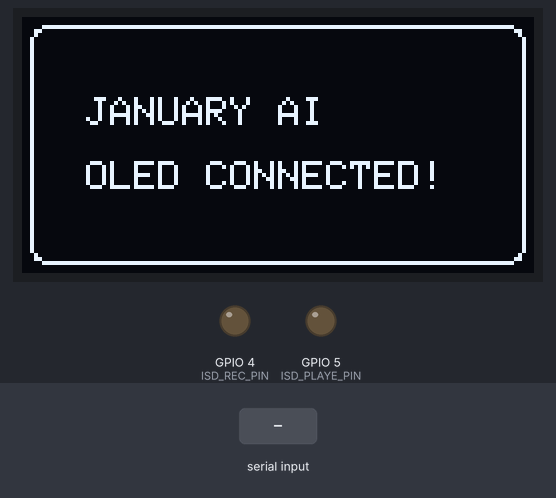
A sketch run on a simulated ESP32. Parts: 128×64 one-colour display, output pins drawn as LEDs (lit = HIGH). The inputs (shaded band) are chosen by the test bench. Random numbers use the default seed unless the sketch sets one; what the sketch prints to the serial monitor is not drawn.

Above: at 1.1 s.
At 3.2 s:
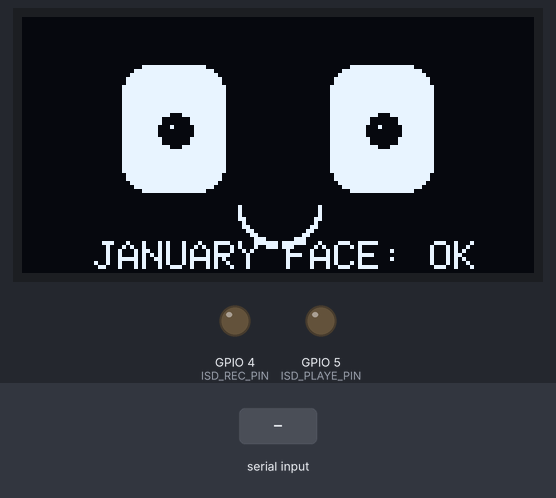
3.3 s: "rec\n" received over Serial
At 6.24 s:
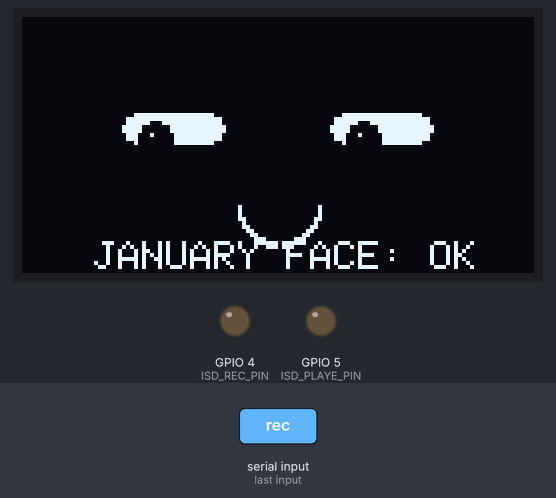
6.3 s: "play\n" received over Serial
At 7.7 s:
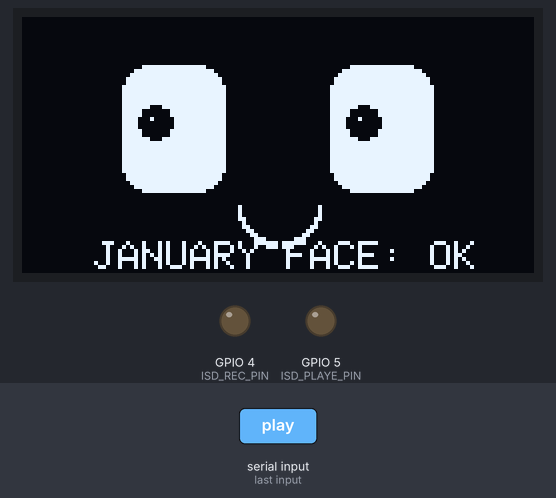
8.0 s: "rec\n" received over Serial
At 9.4 s:
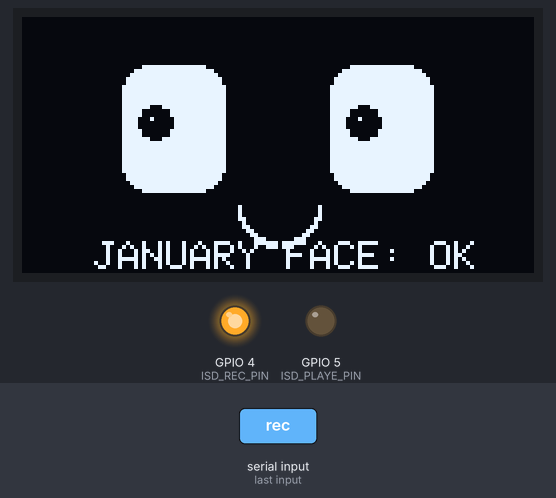
Timing chart, 0 to 12.2 s (numbered marks = the images above; inputs shaded):
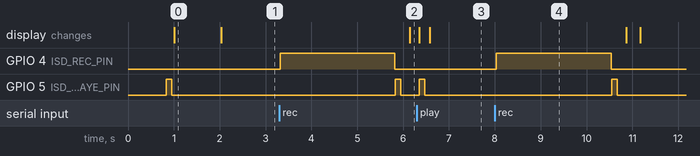

Measured:
- after the input at 3.3 s, GPIO 4 (ISD_REC_PIN): LOW → HIGH at once, → LOW 2.5 s later; GPIO 5 (ISD_PLAYE_PIN): LOW → HIGH after 2.5 s, → LOW 0.12 s later
- after the input at 6.3 s, GPIO 5 (ISD_PLAYE_PIN): LOW → HIGH after 0.05 s, → LOW 0.12 s later
- after the input at 8.0 s, GPIO 4 (ISD_REC_PIN): LOW → HIGH at once, → LOW 2.5 s later; GPIO 5 (ISD_PLAYE_PIN): LOW → HIGH after 2.5 s, → LOW 0.12 s later
- what the display in image 0 shows lasts 1.0 s, from 1.0 s to 2.0 s

The sketch:

Hardware_Quick_Test.ino
```cpp
/**
 * ============================================================================
 *      ⚡ JANUARY AI — STANDALONE OLED FACE & SPEAKER QUICK-TEST SKETCH
 * ============================================================================
 * Complete self-contained single-file diagnostic sketch.
 * No external headers needed. Requires only Adafruit_SSD1306 library.
 *
 * Your OLED Pin Order (GND is Pin 1!):
 * - Pin 1 (GND) ──> ESP32 GND (Breadboard Negative Rail)
 * - Pin 2 (VCC) ──> ESP32 3V3 or 5V (Breadboard Positive Rail)
 * - Pin 3 (SCL) ──> ESP32 GPIO 22 (I2C Clock)
 * - Pin 4 (SDA) ──> ESP32 GPIO 21 (I2C Data)
 *
 * ISD1820 Voice Module:
 * - VCC ──────────> 5V
 * - GND ──────────> GND
 * - REC ──────────> ESP32 GPIO 4
 * - PLAYE ────────> ESP32 GPIO 5
 * ============================================================================
 */

#include <Arduino.h>
#include <Wire.h>
#include <Adafruit_GFX.h>
#include <Adafruit_SSD1306.h>

#define SCREEN_WIDTH   128
#define SCREEN_HEIGHT  64
#define OLED_RESET     -1

#define SDA_PIN        21
#define SCL_PIN        22

#define ISD_REC_PIN    4
#define ISD_PLAYE_PIN  5

Adafruit_SSD1306 display(SCREEN_WIDTH, SCREEN_HEIGHT, &Wire, OLED_RESET);

bool displayInitialized = false;
unsigned long lastScanRetry = 0;

// Eye Geometry
const int16_t leftX  = 38;
const int16_t rightX = 90;
const int16_t eyeY   = 28;
const int16_t eyeW   = 26;
const int16_t eyeH   = 32;

// Animation State
float currentHeight  = 32.0f;
bool isBlinking       = false;
uint8_t blinkStep    = 0;
unsigned long lastBlink = 0;
int8_t gazeX         = 0;
int8_t gazeY         = 0;
unsigned long lastGaze = 0;

void drawEye(int16_t x, int16_t y, int16_t w, int16_t h, int8_t pX, int8_t pY) {
  if (h < 3) {
    display.drawFastHLine(x - w / 2, y, w, SSD1306_WHITE);
    display.drawFastHLine(x - w / 2, y + 1, w, SSD1306_WHITE);
    return;
  }
  int16_t top = y - (h / 2);
  int16_t left = x - (w / 2);
  int16_t r = min((int16_t)7, (int16_t)(h / 2));
  display.fillRoundRect(left, top, w, h, r, SSD1306_WHITE);

  // Pupil Inset
  int16_t pupilX = constrain(x + pX, left + 6, left + w - 6);
  int16_t pupilY = constrain(y + pY, top + 6, top + h - 6);
  display.fillCircle(pupilX, pupilY, 4, SSD1306_BLACK);
  display.drawPixel(pupilX - 1, pupilY - 1, SSD1306_WHITE);
}

void triggerSpeakerPlayback() {
  Serial.println(F("🔊 [Speaker Test] Pulsing GPIO 5 (PLAYE) HIGH... Playing audio through speaker!"));
  digitalWrite(ISD_PLAYE_PIN, LOW);
  delay(10);
  digitalWrite(ISD_PLAYE_PIN, HIGH);
  delay(120);
  digitalWrite(ISD_PLAYE_PIN, LOW);
}

bool tryInitDisplay() {
  uint8_t addresses[] = {0x3C, 0x3D};
  uint8_t found = 0;

  for (uint8_t a : addresses) {
    Wire.beginTransmission(a);
    if (Wire.endTransmission() == 0) {
      found = a;
      Serial.print(F("✅ [I2C Scan] Found OLED at 0x"));
      Serial.println(a, HEX);
      break;
    }
  }

  if (found == 0) {
    found = 0x3C; // forced fallback attempt
  }

  if (display.begin(SSD1306_SWITCHCAPVCC, found)) {
    display.dim(false); // Maximum brightness
    display.clearDisplay();
    display.setTextColor(SSD1306_WHITE);
    display.setTextSize(1);

    // Draw immediate test frame
    display.drawRoundRect(2, 2, 124, 60, 4, SSD1306_WHITE);
    display.setCursor(16, 20);
    display.print(F("JANUARY AI"));
    display.setCursor(16, 36);
    display.print(F("OLED CONNECTED!"));
    display.display();
    delay(1000);

    displayInitialized = true;
    Serial.println(F("🎉 [Display] OLED 128x64 INITIALIZED & TEST SCREEN DISPLAYED!"));
    return true;
  }

  return false;
}

void setup() {
  Serial.begin(115200);
  delay(800);

  Serial.println(F("\n=================================================="));
  Serial.println(F("⚡ JANUARY AI — OLED FACE & SPEAKER QUICK TEST"));
  Serial.println(F("=================================================="));

  // Initialize Audio Pins
  pinMode(ISD_REC_PIN, OUTPUT);
  pinMode(ISD_PLAYE_PIN, OUTPUT);
  digitalWrite(ISD_REC_PIN, LOW);
  digitalWrite(ISD_PLAYE_PIN, LOW);

  // Initialize I2C Bus at 100kHz for breadboard jumper stability
  Wire.begin(SDA_PIN, SCL_PIN);
  Wire.setClock(100000);

  // Immediate Speaker Test on Boot
  Serial.println(F("🔊 [Boot Test] Pulsing GPIO 5 (PLAYE) to test speaker..."));
  triggerSpeakerPlayback();

  // Try initial display connect
  if (!tryInitDisplay()) {
    Serial.println(F("\n⚠️ [OLED NOT DETECTED YET]"));
    Serial.println(F("👉 YOUR MODULE IS: [Pin 1: GND] [Pin 2: VCC] [Pin 3: SCL] [Pin 4: SDA]"));
    Serial.println(F("   Make sure:"));
    Serial.println(F("   1. Pin 1 (GND) -> Connected to ESP32 GND (NOT 5V!)"));
    Serial.println(F("   2. Pin 2 (VCC) -> Connected to ESP32 3V3 or 5V (NOT GND!)"));
    Serial.println(F("   3. Pin 3 (SCL) -> Connected to ESP32 GPIO 22"));
    Serial.println(F("   4. Pin 4 (SDA) -> Connected to ESP32 GPIO 21"));
    Serial.println(F("🔄 Auto-detecting in background every 2 seconds... Swap the wires now if reversed!\n"));
  }

  lastBlink = millis();
  lastGaze = millis();
  lastScanRetry = millis();
}

void loop() {
  unsigned long now = millis();

  // If display wasn't detected on boot, retry automatically
  if (!displayInitialized) {
    if (now - lastScanRetry > 2000) {
      lastScanRetry = now;
      Serial.println(F("🔍 Scanning I2C bus for OLED on GPIO 21 (SDA) and GPIO 22 (SCL)..."));
      if (tryInitDisplay()) {
        Serial.println(F("✨ OLED detected and turned on!"));
      }
    }
    delay(50);
    return;
  }

  // 1. Natural Gaze Shifts
  if (now - lastGaze > 3500) {
    lastGaze = now;
    uint8_t r = random(0, 3);
    if (r == 0) { gazeX = 0; gazeY = 0; }
    else if (r == 1) { gazeX = -5; gazeY = -2; }
    else { gazeX = 5; gazeY = 1; }
  }

  // 2. Periodic Natural Blinking
  if (!isBlinking && (now - lastBlink > 3500)) {
    isBlinking = true;
    blinkStep = 1;
    lastBlink = now;
  }

  if (isBlinking) {
    if (blinkStep == 1) {
      currentHeight -= 8.0f;
      if (currentHeight <= 2.0f) {
        currentHeight = 2.0f;
        blinkStep = 2;
      }
    } else if (blinkStep == 2) {
      currentHeight += 7.0f;
      if (currentHeight >= 32.0f) {
        currentHeight = 32.0f;
        isBlinking = false;
        blinkStep = 0;
      }
    }
  }

  // 3. Draw January Animated Face
  display.clearDisplay();

  // Left & Right Eyes
  drawEye(leftX, eyeY, eyeW, (int16_t)currentHeight, gazeX, gazeY);
  drawEye(rightX, eyeY, eyeW, (int16_t)currentHeight, gazeX, gazeY);

  // Cute smiling mouth
  for (int8_t t = 0; t < 2; t++) {
    display.drawCircleHelper(64, 46 + t, 10, 0x4 | 0x8, SSD1306_WHITE);
  }

  // Status caption
  display.setCursor(18, 56);
  display.setTextSize(1);
  display.setTextColor(SSD1306_WHITE);
  display.print(F("JANUARY FACE: OK"));

  display.display();

  // 4. Process Incoming Serial Commands
  if (Serial.available() > 0) {
    String cmd = Serial.readStringUntil('\n');
    cmd.trim();
    cmd.toLowerCase();

    if (cmd == "play") {
      triggerSpeakerPlayback();
    } else if (cmd == "rec") {
      Serial.println(F("🔴 Recording audio for 2.5 seconds... Speak now!"));
      digitalWrite(ISD_REC_PIN, HIGH);
      delay(2500);
      digitalWrite(ISD_REC_PIN, LOW);
      Serial.println(F("⏹️ Recording saved. Playing back..."));
      triggerSpeakerPlayback();
    } else if (cmd == "blink") {
      isBlinking = true;
      blinkStep = 1;
    }
  }

  delay(30);
}
```
